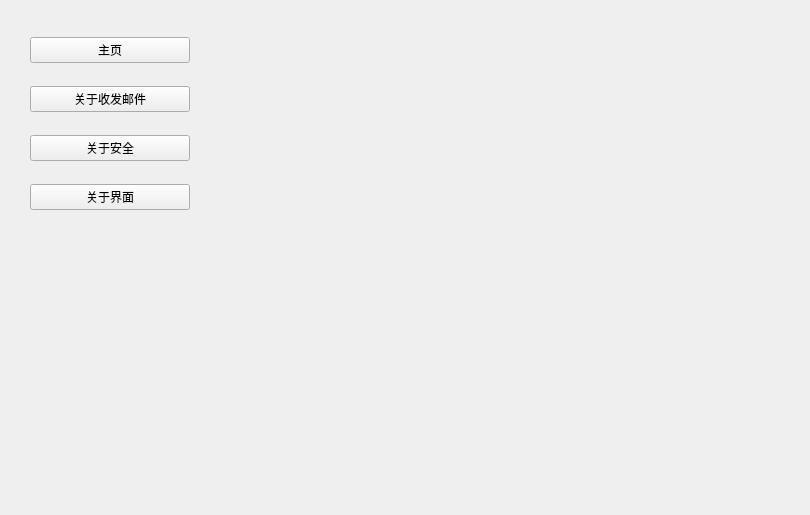
<?xml version="1.0" encoding="UTF-8"?>
<ui version="4.0">
 <class>Help</class>
 <widget class="QWidget" name="Help">
  <property name="geometry">
   <rect>
    <x>0</x>
    <y>0</y>
    <width>810</width>
    <height>515</height>
   </rect>
  </property>
  <property name="windowTitle">
   <string>Form</string>
  </property>
  <widget class="QWidget" name="verticalLayoutWidget">
   <property name="geometry">
    <rect>
     <x>30</x>
     <y>20</y>
     <width>160</width>
     <height>211</height>
    </rect>
   </property>
   <layout class="QVBoxLayout" name="verticalLayout">
    <item>
     <widget class="QPushButton" name="main_btn">
      <property name="text">
       <string>主页</string>
      </property>
     </widget>
    </item>
    <item>
     <widget class="QPushButton" name="mail_btn">
      <property name="text">
       <string>关于收发邮件</string>
      </property>
     </widget>
    </item>
    <item>
     <widget class="QPushButton" name="safe_btn">
      <property name="text">
       <string>关于安全</string>
      </property>
     </widget>
    </item>
    <item>
     <widget class="QPushButton" name="design_btn">
      <property name="text">
       <string>关于界面</string>
      </property>
     </widget>
    </item>
   </layout>
  </widget>
  <widget class="QStackedWidget" name="stackedWidget">
   <property name="geometry">
    <rect>
     <x>230</x>
     <y>20</y>
     <width>551</width>
     <height>441</height>
    </rect>
   </property>
   <widget class="QWidget" name="page"/>
   <widget class="QWidget" name="page_2"/>
  </widget>
 </widget>
 <resources/>
 <connections/>
</ui>
